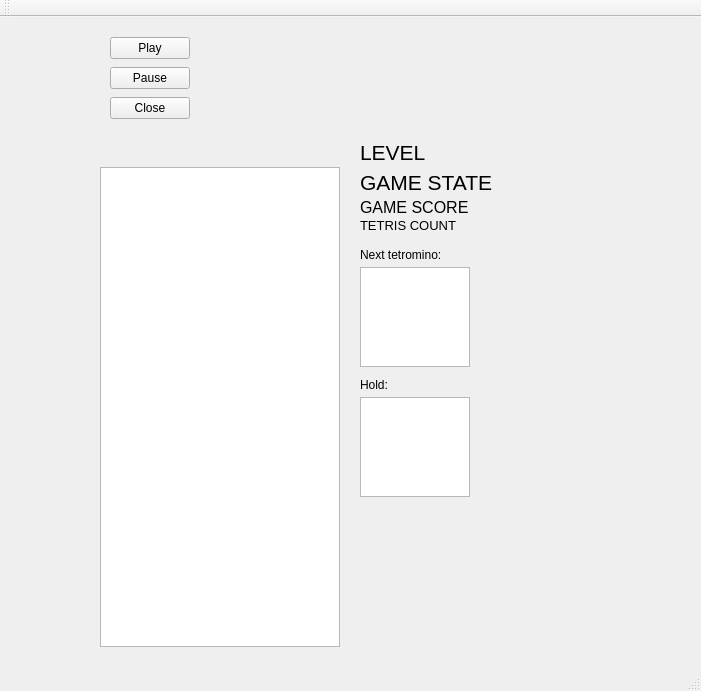
<?xml version="1.0" encoding="UTF-8"?>
<ui version="4.0">
 <class>MainWindow</class>
 <widget class="QMainWindow" name="MainWindow">
  <property name="geometry">
   <rect>
    <x>0</x>
    <y>0</y>
    <width>701</width>
    <height>691</height>
   </rect>
  </property>
  <property name="windowTitle">
   <string>MainWindow</string>
  </property>
  <widget class="QWidget" name="centralWidget">
   <widget class="QGraphicsView" name="graphicsView">
    <property name="geometry">
     <rect>
      <x>100</x>
      <y>150</y>
      <width>240</width>
      <height>480</height>
     </rect>
    </property>
   </widget>
   <widget class="QPushButton" name="playButton">
    <property name="geometry">
     <rect>
      <x>110</x>
      <y>20</y>
      <width>80</width>
      <height>22</height>
     </rect>
    </property>
    <property name="text">
     <string>Play</string>
    </property>
   </widget>
   <widget class="QPushButton" name="pauseButton">
    <property name="geometry">
     <rect>
      <x>110</x>
      <y>50</y>
      <width>80</width>
      <height>22</height>
     </rect>
    </property>
    <property name="text">
     <string>Pause</string>
    </property>
   </widget>
   <widget class="QPushButton" name="closseButton">
    <property name="geometry">
     <rect>
      <x>110</x>
      <y>80</y>
      <width>80</width>
      <height>22</height>
     </rect>
    </property>
    <property name="text">
     <string>Close</string>
    </property>
   </widget>
   <widget class="QLabel" name="labelState">
    <property name="geometry">
     <rect>
      <x>360</x>
      <y>150</y>
      <width>331</width>
      <height>31</height>
     </rect>
    </property>
    <property name="font">
     <font>
      <pointsize>16</pointsize>
     </font>
    </property>
    <property name="text">
     <string>GAME STATE</string>
    </property>
   </widget>
   <widget class="QGraphicsView" name="nextTetrominoView">
    <property name="geometry">
     <rect>
      <x>360</x>
      <y>250</y>
      <width>110</width>
      <height>100</height>
     </rect>
    </property>
   </widget>
   <widget class="QLabel" name="labelNextTetromino">
    <property name="geometry">
     <rect>
      <x>360</x>
      <y>230</y>
      <width>111</width>
      <height>16</height>
     </rect>
    </property>
    <property name="text">
     <string>Next tetromino:</string>
    </property>
   </widget>
   <widget class="QGraphicsView" name="holdTetrominoView">
    <property name="geometry">
     <rect>
      <x>360</x>
      <y>380</y>
      <width>110</width>
      <height>100</height>
     </rect>
    </property>
   </widget>
   <widget class="QLabel" name="labelHold">
    <property name="geometry">
     <rect>
      <x>360</x>
      <y>360</y>
      <width>111</width>
      <height>16</height>
     </rect>
    </property>
    <property name="text">
     <string>Hold:</string>
    </property>
   </widget>
   <widget class="QLabel" name="labelScore">
    <property name="geometry">
     <rect>
      <x>360</x>
      <y>180</y>
      <width>331</width>
      <height>21</height>
     </rect>
    </property>
    <property name="font">
     <font>
      <pointsize>12</pointsize>
     </font>
    </property>
    <property name="text">
     <string>GAME SCORE</string>
    </property>
   </widget>
   <widget class="QLabel" name="labelTetrisCount">
    <property name="geometry">
     <rect>
      <x>360</x>
      <y>200</y>
      <width>261</width>
      <height>16</height>
     </rect>
    </property>
    <property name="font">
     <font>
      <pointsize>10</pointsize>
     </font>
    </property>
    <property name="text">
     <string>TETRIS COUNT</string>
    </property>
   </widget>
   <widget class="QLabel" name="labelLevel">
    <property name="geometry">
     <rect>
      <x>360</x>
      <y>120</y>
      <width>331</width>
      <height>31</height>
     </rect>
    </property>
    <property name="font">
     <font>
      <pointsize>16</pointsize>
     </font>
    </property>
    <property name="text">
     <string>LEVEL</string>
    </property>
   </widget>
  </widget>
  <widget class="QMenuBar" name="menuBar">
   <property name="geometry">
    <rect>
     <x>0</x>
     <y>0</y>
     <width>701</width>
     <height>21</height>
    </rect>
   </property>
  </widget>
  <widget class="QToolBar" name="mainToolBar">
   <attribute name="toolBarArea">
    <enum>TopToolBarArea</enum>
   </attribute>
   <attribute name="toolBarBreak">
    <bool>false</bool>
   </attribute>
  </widget>
  <widget class="QStatusBar" name="statusBar"/>
 </widget>
 <layoutdefault spacing="6" margin="11"/>
 <resources/>
 <connections/>
</ui>
